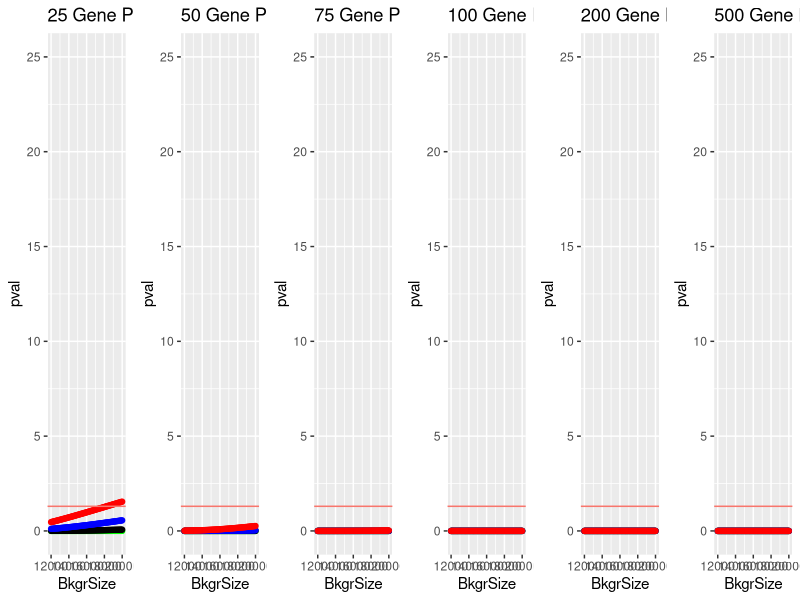

Write the R code that produced this figure. (Note: this script raises an error after producing the figure.)
## ---- chunk 1
knitr::opts_chunk$set(echo = TRUE)
## ---- chunk 2
library(ggplot2)
library(tidyverse)
library(ggpubr)
## ---- chunk 3
make.df2 <- function(denomItem){
  a <- data.frame(c(2,degSize),c(pathSize,denomItem))
  x <- fisher.test(a, alternative="greater")
  return(-log(x$p.value,10))
}

make.df5 <- function(denomItem){
  a <- data.frame(c(5,degSize),c(pathSize,denomItem))
  x <- fisher.test(a, alternative="greater")
  return(-log(x$p.value,10))
}

make.df10 <- function(denomItem){
  a <- data.frame(c(10,degSize),c(pathSize,denomItem))
  x <- fisher.test(a, alternative="greater")
  return(-log(x$p.value,10))
}

make.df15 <- function(denomItem){
  a <- data.frame(c(15,degSize),c(pathSize,denomItem))
  x <- fisher.test(a, alternative="greater")
  return(-log(x$p.value,10))
}

make.df25 <- function(denomItem){
  a <- data.frame(c(25,degSize),c(pathSize,denomItem))
  x <- fisher.test(a, alternative="greater")
  return(-log(x$p.value,10))
}

make.df50 <- function(denomItem){
  a <- data.frame(c(50,degSize),c(pathSize,denomItem))
  x <- fisher.test(a, alternative="greater")
  return(-log(x$p.value,10))
}

make.df100 <- function(denomItem){
  a <- data.frame(c(100,degSize),c(pathSize,denomItem))
  x <- fisher.test(a, alternative="greater")
  return(-log(x$p.value,10))
}

make.df200 <- function(denomItem){
  a <- data.frame(c(200,degSize),c(pathSize,denomItem))
  x <- fisher.test(a, alternative="greater")
  return(-log(x$p.value,10))
}

## ---- chunk 4
denom <- seq(from = 12000, to = 20000, by = 100)
degSize <- 6000
###########
pathSize <- 25

x2 <- lapply(denom, make.df2)
x2.Plot <- as.data.frame(cbind(denom,unlist(x2)))
colnames(x2.Plot) <- c("BkgrSize","pval")

x5 <- lapply(denom, make.df5)
x5.Plot <- as.data.frame(cbind(denom,unlist(x5)))
colnames(x5.Plot) <- c("BkgrSize","pval")

x10 <- lapply(denom, make.df10)
x10.Plot <- as.data.frame(cbind(denom,unlist(x10)))
colnames(x10.Plot) <- c("BkgrSize","pval")

x15 <- lapply(denom, make.df15)
x15.Plot <- as.data.frame(cbind(denom,unlist(x15)))
colnames(x15.Plot) <- c("BkgrSize","pval")

pl.25 <- ggplot() + geom_point(data=x2.Plot, aes(x=BkgrSize, y=pval), color="green") + geom_point(data=x5.Plot, aes(x=BkgrSize, y=pval), color="black") + geom_point(data=x10.Plot, aes(x=BkgrSize, y=pval), color="blue") + geom_point(data=x15.Plot, aes(x=BkgrSize, y=pval), color="red") + geom_hline(aes(yintercept=1.3, linetype="dashed", color = "red")) + ylim(0, 25) + ggtitle("25 Gene Pathway")
###########
pathSize <- 50

x2 <- lapply(denom, make.df2)
x2.Plot <- as.data.frame(cbind(denom,unlist(x2)))
colnames(x2.Plot) <- c("BkgrSize","pval")

x5 <- lapply(denom, make.df5)
x5.Plot <- as.data.frame(cbind(denom,unlist(x5)))
colnames(x5.Plot) <- c("BkgrSize","pval")

x10 <- lapply(denom, make.df10)
x10.Plot <- as.data.frame(cbind(denom,unlist(x10)))
colnames(x10.Plot) <- c("BkgrSize","pval")

x15 <- lapply(denom, make.df15)
x15.Plot <- as.data.frame(cbind(denom,unlist(x15)))
colnames(x15.Plot) <- c("BkgrSize","pval")

pl.50 <- ggplot() + geom_point(data=x2.Plot, aes(x=BkgrSize, y=pval), color="green") + geom_point(data=x5.Plot, aes(x=BkgrSize, y=pval), color="black") + geom_point(data=x10.Plot, aes(x=BkgrSize, y=pval), color="blue") + geom_point(data=x15.Plot, aes(x=BkgrSize, y=pval), color="red") + geom_hline(aes(yintercept=1.3, linetype="dashed", color = "red")) + ylim(0, 25) + ggtitle("50 Gene Pathway")
###########
pathSize <- 75

x2 <- lapply(denom, make.df2)
x2.Plot <- as.data.frame(cbind(denom,unlist(x2)))
colnames(x2.Plot) <- c("BkgrSize","pval")

x5 <- lapply(denom, make.df5)
x5.Plot <- as.data.frame(cbind(denom,unlist(x5)))
colnames(x5.Plot) <- c("BkgrSize","pval")

x10 <- lapply(denom, make.df10)
x10.Plot <- as.data.frame(cbind(denom,unlist(x10)))
colnames(x10.Plot) <- c("BkgrSize","pval")

x15 <- lapply(denom, make.df15)
x15.Plot <- as.data.frame(cbind(denom,unlist(x15)))
colnames(x15.Plot) <- c("BkgrSize","pval")

pl.75 <- ggplot() + geom_point(data=x2.Plot, aes(x=BkgrSize, y=pval), color="green") + geom_point(data=x5.Plot, aes(x=BkgrSize, y=pval), color="black") + geom_point(data=x10.Plot, aes(x=BkgrSize, y=pval), color="blue") + geom_point(data=x15.Plot, aes(x=BkgrSize, y=pval), color="red") + geom_hline(aes(yintercept=1.3, linetype="dashed", color = "red")) + ylim(0, 25) + ggtitle("75 Gene Pathway")
###########
pathSize <- 100

x2 <- lapply(denom, make.df2)
x2.Plot <- as.data.frame(cbind(denom,unlist(x2)))
colnames(x2.Plot) <- c("BkgrSize","pval")

x5 <- lapply(denom, make.df5)
x5.Plot <- as.data.frame(cbind(denom,unlist(x5)))
colnames(x5.Plot) <- c("BkgrSize","pval")

x10 <- lapply(denom, make.df10)
x10.Plot <- as.data.frame(cbind(denom,unlist(x10)))
colnames(x10.Plot) <- c("BkgrSize","pval")

x15 <- lapply(denom, make.df15)
x15.Plot <- as.data.frame(cbind(denom,unlist(x15)))
colnames(x15.Plot) <- c("BkgrSize","pval")

pl.100 <- ggplot() + geom_point(data=x2.Plot, aes(x=BkgrSize, y=pval), color="green") + geom_point(data=x5.Plot, aes(x=BkgrSize, y=pval), color="black") + geom_point(data=x10.Plot, aes(x=BkgrSize, y=pval), color="blue") + geom_point(data=x15.Plot, aes(x=BkgrSize, y=pval), color="red") + geom_hline(aes(yintercept=1.3, linetype="dashed", color = "red")) + ylim(0, 25) + ggtitle("100 Gene Pathway")
###########
pathSize <- 200

x2 <- lapply(denom, make.df2)
x2.Plot <- as.data.frame(cbind(denom,unlist(x2)))
colnames(x2.Plot) <- c("BkgrSize","pval")

x5 <- lapply(denom, make.df5)
x5.Plot <- as.data.frame(cbind(denom,unlist(x5)))
colnames(x5.Plot) <- c("BkgrSize","pval")

x10 <- lapply(denom, make.df10)
x10.Plot <- as.data.frame(cbind(denom,unlist(x10)))
colnames(x10.Plot) <- c("BkgrSize","pval")

x15 <- lapply(denom, make.df15)
x15.Plot <- as.data.frame(cbind(denom,unlist(x15)))
colnames(x15.Plot) <- c("BkgrSize","pval")

pl.200 <- ggplot() + geom_point(data=x2.Plot, aes(x=BkgrSize, y=pval), color="green") + geom_point(data=x5.Plot, aes(x=BkgrSize, y=pval), color="black") + geom_point(data=x10.Plot, aes(x=BkgrSize, y=pval), color="blue") + geom_point(data=x15.Plot, aes(x=BkgrSize, y=pval), color="red") + geom_hline(aes(yintercept=1.3, linetype="dashed", color = "red")) + ylim(0, 25) + ggtitle("200 Gene Pathway")
###########
pathSize <- 500

x2 <- lapply(denom, make.df2)
x2.Plot <- as.data.frame(cbind(denom,unlist(x2)))
colnames(x2.Plot) <- c("BkgrSize","pval")

x5 <- lapply(denom, make.df5)
x5.Plot <- as.data.frame(cbind(denom,unlist(x5)))
colnames(x5.Plot) <- c("BkgrSize","pval")

x10 <- lapply(denom, make.df10)
x10.Plot <- as.data.frame(cbind(denom,unlist(x10)))
colnames(x10.Plot) <- c("BkgrSize","pval")

x15 <- lapply(denom, make.df15)
x15.Plot <- as.data.frame(cbind(denom,unlist(x15)))
colnames(x15.Plot) <- c("BkgrSize","pval")

pl.500 <- ggplot() + geom_point(data=x2.Plot, aes(x=BkgrSize, y=pval), color="green") + geom_point(data=x5.Plot, aes(x=BkgrSize, y=pval), color="black") + geom_point(data=x10.Plot, aes(x=BkgrSize, y=pval), color="blue") + geom_point(data=x15.Plot, aes(x=BkgrSize, y=pval), color="red") + geom_hline(aes(yintercept=1.3, linetype="dashed", color = "red")) + ylim(0, 25) + ggtitle("500 Gene Pathway")
## ---- chunk 5
ggarrange(pl.25,pl.50,pl.75,pl.100,pl.200,pl.500, legend = FALSE, ncol=6, nrow=1) 
## ---- chunk 6
denom <- seq(from = 12000, to = 20000, by = 100)
degSize <- 6000
###########
pathSize <- 25
#y.val <- 3
#sig.size <- 0.75

x15 <- lapply(denom, make.df15)
x15.Plot <- as.data.frame(cbind(denom,unlist(x15)))
colnames(x15.Plot) <- c("BkgrSize","pval")

x25 <- lapply(denom, make.df25)
x25.Plot <- as.data.frame(cbind(denom,unlist(x25)))
colnames(x25.Plot) <- c("BkgrSize","pval")

x50 <- lapply(denom, make.df50)
x50.Plot <- as.data.frame(cbind(denom,unlist(x50)))
colnames(x50.Plot) <- c("BkgrSize","pval")

x200 <- lapply(denom, make.df200)
x200.Plot <- as.data.frame(cbind(denom,unlist(x200)))
colnames(x200.Plot) <- c("BkgrSize","pval")

pl.25 <- ggplot() + geom_point(data=x15.Plot, aes(x=BkgrSize, y=pval), color="green") + geom_point(data=x50.Plot, aes(x=BkgrSize, y=pval), color="black") + geom_point(data=x100.Plot, aes(x=BkgrSize, y=pval), color="blue") + geom_point(data=x200.Plot, aes(x=BkgrSize, y=pval), color="red") + geom_hline(aes(yintercept=1.3, linetype="dashed", color = "red", size=sig.size)) + ylim(0, y.val) + ggtitle("25 Gene Pathway")
###########
pathSize <- 50

x15 <- lapply(denom, make.df15)
x15.Plot <- as.data.frame(cbind(denom,unlist(x15)))
colnames(x15.Plot) <- c("BkgrSize","pval")

x50 <- lapply(denom, make.df50)
x50.Plot <- as.data.frame(cbind(denom,unlist(x50)))
colnames(x50.Plot) <- c("BkgrSize","pval")

x100 <- lapply(denom, make.df100)
x100.Plot <- as.data.frame(cbind(denom,unlist(x100)))
colnames(x100.Plot) <- c("BkgrSize","pval")

x200 <- lapply(denom, make.df200)
x200.Plot <- as.data.frame(cbind(denom,unlist(x200)))
colnames(x200.Plot) <- c("BkgrSize","pval")

pl.50 <- ggplot() + geom_point(data=x15.Plot, aes(x=BkgrSize, y=pval), color="green") + geom_point(data=x50.Plot, aes(x=BkgrSize, y=pval), color="black") + geom_point(data=x100.Plot, aes(x=BkgrSize, y=pval), color="blue") + geom_point(data=x200.Plot, aes(x=BkgrSize, y=pval), color="red") + geom_hline(aes(yintercept=1.3, linetype="dashed", color = "red", size=sig.size)) + ylim(0, y.val) + ggtitle("50 Gene Pathway")
###########
pathSize <- 75

x2 <- lapply(denom, make.df2)
x2.Plot <- as.data.frame(cbind(denom,unlist(x2)))
colnames(x2.Plot) <- c("BkgrSize","pval")

x5 <- lapply(denom, make.df5)
x5.Plot <- as.data.frame(cbind(denom,unlist(x5)))
colnames(x5.Plot) <- c("BkgrSize","pval")

x10 <- lapply(denom, make.df10)
x10.Plot <- as.data.frame(cbind(denom,unlist(x10)))
colnames(x10.Plot) <- c("BkgrSize","pval")

x15 <- lapply(denom, make.df15)
x15.Plot <- as.data.frame(cbind(denom,unlist(x15)))
colnames(x15.Plot) <- c("BkgrSize","pval")

pl.75 <- ggplot() + geom_point(data=x2.Plot, aes(x=BkgrSize, y=pval), color="green") + geom_point(data=x5.Plot, aes(x=BkgrSize, y=pval), color="black") + geom_point(data=x10.Plot, aes(x=BkgrSize, y=pval), color="blue") + geom_point(data=x15.Plot, aes(x=BkgrSize, y=pval), color="red") + geom_hline(aes(yintercept=1.3, linetype="dashed", color = "red", size=sig.size)) + ylim(0, y.val) + ggtitle("75 Gene Pathway")
###########
pathSize <- 100

x2 <- lapply(denom, make.df2)
x2.Plot <- as.data.frame(cbind(denom,unlist(x2)))
colnames(x2.Plot) <- c("BkgrSize","pval")

x5 <- lapply(denom, make.df5)
x5.Plot <- as.data.frame(cbind(denom,unlist(x5)))
colnames(x5.Plot) <- c("BkgrSize","pval")

x10 <- lapply(denom, make.df10)
x10.Plot <- as.data.frame(cbind(denom,unlist(x10)))
colnames(x10.Plot) <- c("BkgrSize","pval")

x15 <- lapply(denom, make.df15)
x15.Plot <- as.data.frame(cbind(denom,unlist(x15)))
colnames(x15.Plot) <- c("BkgrSize","pval")

pl.100 <- ggplot() + geom_point(data=x2.Plot, aes(x=BkgrSize, y=pval), color="green") + geom_point(data=x5.Plot, aes(x=BkgrSize, y=pval), color="black") + geom_point(data=x10.Plot, aes(x=BkgrSize, y=pval), color="blue") + geom_point(data=x15.Plot, aes(x=BkgrSize, y=pval), color="red") + geom_hline(aes(yintercept=1.3, linetype="dashed", color = "red", size=sig.size)) + ylim(0, y.val) + ggtitle("100 Gene Pathway")
###########
pathSize <- 200

x2 <- lapply(denom, make.df2)
x2.Plot <- as.data.frame(cbind(denom,unlist(x2)))
colnames(x2.Plot) <- c("BkgrSize","pval")

x5 <- lapply(denom, make.df5)
x5.Plot <- as.data.frame(cbind(denom,unlist(x5)))
colnames(x5.Plot) <- c("BkgrSize","pval")

x10 <- lapply(denom, make.df10)
x10.Plot <- as.data.frame(cbind(denom,unlist(x10)))
colnames(x10.Plot) <- c("BkgrSize","pval")

x15 <- lapply(denom, make.df15)
x15.Plot <- as.data.frame(cbind(denom,unlist(x15)))
colnames(x15.Plot) <- c("BkgrSize","pval")

pl.200 <- ggplot() + geom_point(data=x2.Plot, aes(x=BkgrSize, y=pval), color="green") + geom_point(data=x5.Plot, aes(x=BkgrSize, y=pval), color="black") + geom_point(data=x10.Plot, aes(x=BkgrSize, y=pval), color="blue") + geom_point(data=x15.Plot, aes(x=BkgrSize, y=pval), color="red") + geom_hline(aes(yintercept=1.3, linetype="dashed", color = "red", size=sig.size)) + ylim(0, y.val) + ggtitle("200 Gene Pathway")
###########
pathSize <- 500

x2 <- lapply(denom, make.df2)
x2.Plot <- as.data.frame(cbind(denom,unlist(x2)))
colnames(x2.Plot) <- c("BkgrSize","pval")

x5 <- lapply(denom, make.df5)
x5.Plot <- as.data.frame(cbind(denom,unlist(x5)))
colnames(x5.Plot) <- c("BkgrSize","pval")

x10 <- lapply(denom, make.df10)
x10.Plot <- as.data.frame(cbind(denom,unlist(x10)))
colnames(x10.Plot) <- c("BkgrSize","pval")

x15 <- lapply(denom, make.df15)
x15.Plot <- as.data.frame(cbind(denom,unlist(x15)))
colnames(x15.Plot) <- c("BkgrSize","pval")

pl.500 <- ggplot() + geom_point(data=x2.Plot, aes(x=BkgrSize, y=pval), color="green") + geom_point(data=x5.Plot, aes(x=BkgrSize, y=pval), color="black") + geom_point(data=x10.Plot, aes(x=BkgrSize, y=pval), color="blue") + geom_point(data=x15.Plot, aes(x=BkgrSize, y=pval), color="red") + geom_hline(aes(yintercept=1.3, linetype="dashed", color = "red", size=sig.size)) + ylim(0, y.val) + ggtitle("500 Gene Pathway")
## ---- chunk 7
ggarrange(pl.25,pl.50,pl.75,pl.100,pl.200,pl.500, legend = FALSE, ncol=6, nrow=1) 
## ---- chunk 8
# < -1 FC
a <- data.frame(c(8,62-8),c(194,20237-194))
fisher.test(a, alternative="greater")

b <- data.frame(c(27,268-27),c(194,20237-194))
fisher.test(b, alternative="greater")
## ---- chunk 9
testDGEs.df <- function(degCount){
  a <- data.frame(c(degsInPath,degCount),c(pathSize,bkground))
  x <- fisher.test(a, alternative="greater")
  return(-log(x$p.value,10))
}

degSize <- seq(from = 50, to = 2000, by = 10)
bkground <- 17000
###########
pathSize <- 25

degsInPath <- 3

degs.3 <- lapply(degSize, testDGEs.df)
degs.3.Plot <- as.data.frame(cbind(degSize,unlist(degs.3)))
colnames(degs.3.Plot) <- c("degSize","pval")

degsInPath <- 5

degs.5 <- lapply(degSize, testDGEs.df)
degs.5.Plot <- as.data.frame(cbind(degSize,unlist(degs.5)))
colnames(degs.5.Plot) <- c("degSize","pval")

degsInPath <- 10

degs.10 <- lapply(degSize, testDGEs.df)
degs.10.Plot <- as.data.frame(cbind(degSize,unlist(degs.10)))
colnames(degs.10.Plot) <- c("degSize","pval")

degsInPath <- 15

degs.15 <- lapply(degSize, testDGEs.df)
degs.15.Plot <- as.data.frame(cbind(degSize,unlist(degs.15)))
colnames(degs.15.Plot) <- c("degSize","pval")

pl.25path <- ggplot() + geom_point(data=degs.3.Plot, aes(x=degSize, y=pval), color="red") + geom_point(data=degs.5.Plot, aes(x=degSize, y=pval), color="green") + geom_point(data=degs.10.Plot, aes(x=degSize, y=pval), color="blue") + geom_point(data=degs.15.Plot, aes(x=degSize, y=pval), color="black") + geom_hline(aes(yintercept=1.3, color = "red"), size=2) + ylim(0, 25) + ggtitle("25 Gene Pathway")

###########
pathSize <- 50

degsInPath <- 3

degs.3 <- lapply(degSize, testDGEs.df)
degs.3.Plot <- as.data.frame(cbind(degSize,unlist(degs.3)))
colnames(degs.3.Plot) <- c("degSize","pval")

degsInPath <- 5

degs.5 <- lapply(degSize, testDGEs.df)
degs.5.Plot <- as.data.frame(cbind(degSize,unlist(degs.5)))
colnames(degs.5.Plot) <- c("degSize","pval")

degsInPath <- 10

degs.10 <- lapply(degSize, testDGEs.df)
degs.10.Plot <- as.data.frame(cbind(degSize,unlist(degs.10)))
colnames(degs.10.Plot) <- c("degSize","pval")

degsInPath <- 15

degs.15 <- lapply(degSize, testDGEs.df)
degs.15.Plot <- as.data.frame(cbind(degSize,unlist(degs.15)))
colnames(degs.15.Plot) <- c("degSize","pval")

pl.50path <- ggplot() + geom_point(data=degs.3.Plot, aes(x=degSize, y=pval), color="red") + geom_point(data=degs.5.Plot, aes(x=degSize, y=pval), color="green") + geom_point(data=degs.10.Plot, aes(x=degSize, y=pval), color="blue") + geom_point(data=degs.15.Plot, aes(x=degSize, y=pval), color="black") + geom_hline(aes(yintercept=1.3, color = "red"), size=2) + ylim(0, 25) + ggtitle("50 Gene Pathway")
###########
pathSize <- 100

degsInPath <- 3

degs.3 <- lapply(degSize, testDGEs.df)
degs.3.Plot <- as.data.frame(cbind(degSize,unlist(degs.3)))
colnames(degs.3.Plot) <- c("degSize","pval")

degsInPath <- 5

degs.5 <- lapply(degSize, testDGEs.df)
degs.5.Plot <- as.data.frame(cbind(degSize,unlist(degs.5)))
colnames(degs.5.Plot) <- c("degSize","pval")

degsInPath <- 10

degs.10 <- lapply(degSize, testDGEs.df)
degs.10.Plot <- as.data.frame(cbind(degSize,unlist(degs.10)))
colnames(degs.10.Plot) <- c("degSize","pval")

degsInPath <- 15

degs.15 <- lapply(degSize, testDGEs.df)
degs.15.Plot <- as.data.frame(cbind(degSize,unlist(degs.15)))
colnames(degs.15.Plot) <- c("degSize","pval")

pl.100path <- ggplot() + geom_point(data=degs.3.Plot, aes(x=degSize, y=pval), color="red") + geom_point(data=degs.5.Plot, aes(x=degSize, y=pval), color="green") + geom_point(data=degs.10.Plot, aes(x=degSize, y=pval), color="blue") + geom_point(data=degs.15.Plot, aes(x=degSize, y=pval), color="black") + geom_hline(aes(yintercept=1.3, color = "red"), size=2) + ylim(0, 25) + ggtitle("100 Gene Pathway")
###########
pathSize <- 200

degsInPath <- 3

degs.3 <- lapply(degSize, testDGEs.df)
degs.3.Plot <- as.data.frame(cbind(degSize,unlist(degs.3)))
colnames(degs.3.Plot) <- c("degSize","pval")

degsInPath <- 5

degs.5 <- lapply(degSize, testDGEs.df)
degs.5.Plot <- as.data.frame(cbind(degSize,unlist(degs.5)))
colnames(degs.5.Plot) <- c("degSize","pval")

degsInPath <- 10

degs.10 <- lapply(degSize, testDGEs.df)
degs.10.Plot <- as.data.frame(cbind(degSize,unlist(degs.10)))
colnames(degs.10.Plot) <- c("degSize","pval")

degsInPath <- 15

degs.15 <- lapply(degSize, testDGEs.df)
degs.15.Plot <- as.data.frame(cbind(degSize,unlist(degs.15)))
colnames(degs.15.Plot) <- c("degSize","pval")

pl.200path <- ggplot() + geom_point(data=degs.3.Plot, aes(x=degSize, y=pval), color="red") + geom_point(data=degs.5.Plot, aes(x=degSize, y=pval), color="green") + geom_point(data=degs.10.Plot, aes(x=degSize, y=pval), color="blue") + geom_point(data=degs.15.Plot, aes(x=degSize, y=pval), color="black") + geom_hline(aes(yintercept=1.3, color = "red"), size=2) + ylim(0, 25) + ggtitle("200 Gene Pathway")
## ---- chunk 10
ggarrange(pl.25path, pl.50path, pl.100path,pl.200path, legend = FALSE, ncol=4, nrow=1) 
## ---- chunk 11
summary(cars)
## ---- chunk 12
plot(pressure)
